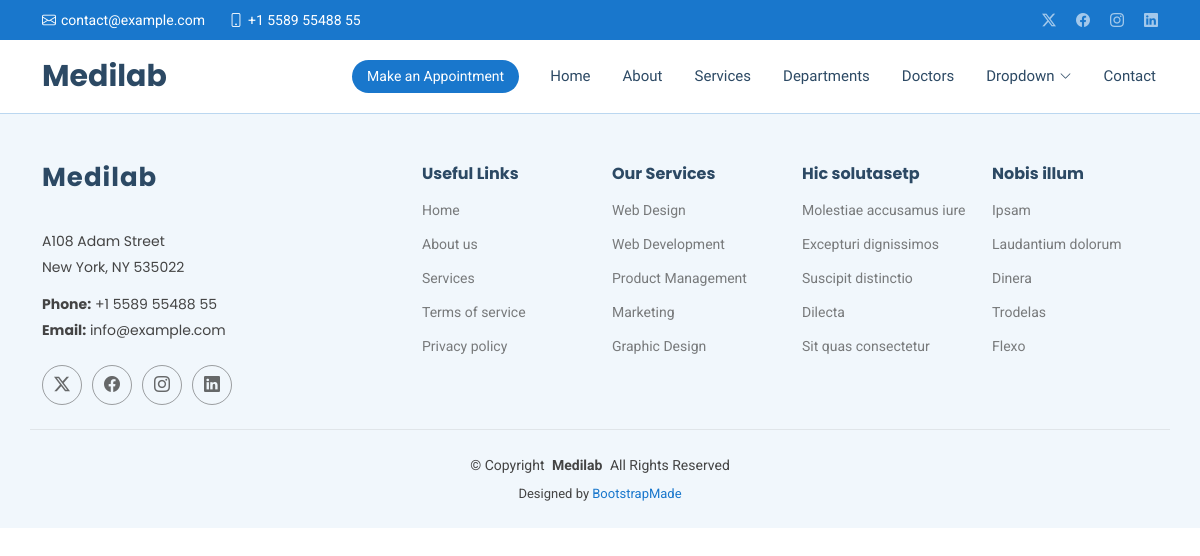
The page /displaycontacts/ on the database as committed earlier.
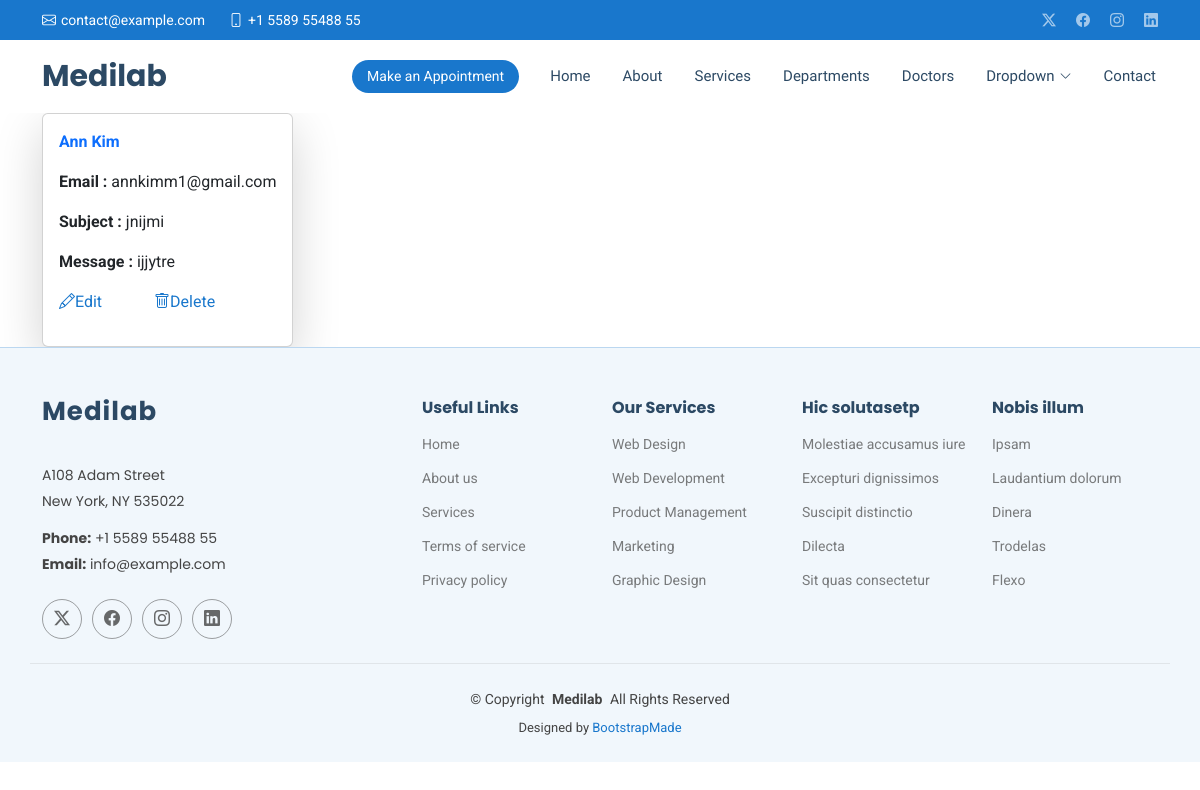
The same page on the database as committed later.
### mediapp/models.py (models this page shows, shortened)
class contact2(models.Model):
    name = models.CharField(max_length=20)
    email = models.EmailField()
    subject = models.CharField(max_length=50)
    message = models.TextField()

### mediapp/views.py (the view)
# urls.py: path('displaycontacts/', views.displaycontacts, name='contacts'),
def displaycontacts (request):
    contacts = contact2.objects.all()
    return render (request, 'displaycontacts.html', {'all':contacts})

### Templates/displaycontacts.html
{% extends "starter-page.html" %}
{% load static %}
{% block content %}
<div class="d-flex flex-wrap gap-3 container">
    {% for x in all %}
        <div class="card w-30 p-3 shadow-lg">
        <p class="text-primary fw-bold">{{ x.name }}</p>
        <p><b>Email : </b> {{ x.email }}</p>
        <p><b>Subject : </b> {{ x.subject }}</p>
        <p><b>Message : </b> {{ x.message }}</p>
        <p>
            <a href="" class=" me-5">
                <i class="bi bi-pencil"></i>Edit
            </a>
            <a href="/delete/{{ x.id }}">
                <i class="bi bi-trash"></i>Delete
            </a>
        </p>
        </div>
    {% endfor %}
</div>
{% endblock %}

Rows that differ between the two databases and show on the page:
added contact2: name "Ann Kim", email "annkimm1@gmail.com", subject "jnijmi", message "ijjytre"
